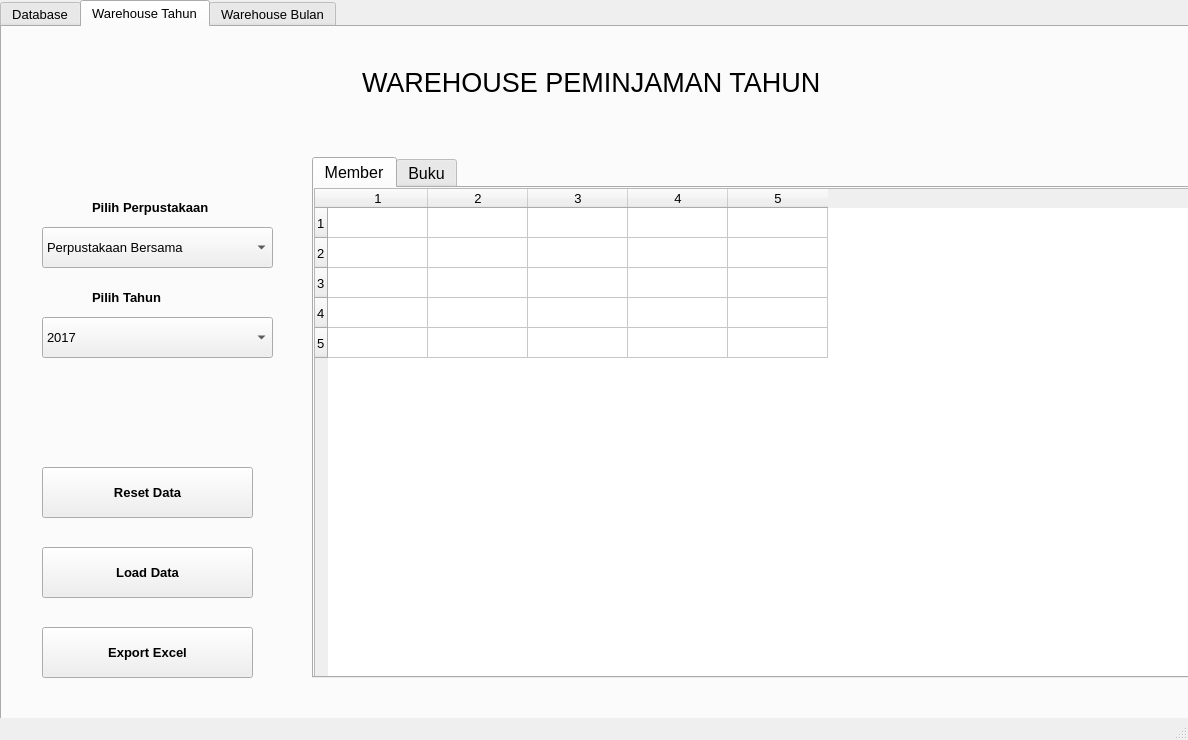
<?xml version="1.0" encoding="UTF-8"?>
<ui version="4.0">
 <class>MainWindow</class>
 <widget class="QMainWindow" name="MainWindow">
  <property name="geometry">
   <rect>
    <x>0</x>
    <y>0</y>
    <width>1188</width>
    <height>740</height>
   </rect>
  </property>
  <property name="windowTitle">
   <string>Data Warehouse | Kelompok 3</string>
  </property>
  <property name="windowIcon">
   <iconset resource="../qrt/book.qrc">
    <normaloff>:/iconbook/book2.png</normaloff>:/iconbook/book2.png</iconset>
  </property>
  <widget class="QWidget" name="centralwidget">
   <widget class="QTabWidget" name="tabWidget">
    <property name="geometry">
     <rect>
      <x>0</x>
      <y>0</y>
      <width>1281</width>
      <height>881</height>
     </rect>
    </property>
    <property name="font">
     <font>
      <pointsize>10</pointsize>
     </font>
    </property>
    <property name="styleSheet">
     <string notr="true"/>
    </property>
    <property name="currentIndex">
     <number>1</number>
    </property>
    <widget class="QWidget" name="tab">
     <attribute name="icon">
      <iconset>
       <normalon>:/setting/download (1).png</normalon>
      </iconset>
     </attribute>
     <attribute name="title">
      <string>Database</string>
     </attribute>
     <widget class="QTableWidget" name="tableWidget">
      <property name="geometry">
       <rect>
        <x>20</x>
        <y>240</y>
        <width>1231</width>
        <height>271</height>
       </rect>
      </property>
      <property name="font">
       <font>
        <pointsize>12</pointsize>
       </font>
      </property>
      <property name="frameShape">
       <enum>QFrame::StyledPanel</enum>
      </property>
      <property name="frameShadow">
       <enum>QFrame::Plain</enum>
      </property>
      <property name="rowCount">
       <number>5</number>
      </property>
      <property name="columnCount">
       <number>5</number>
      </property>
      <row/>
      <row/>
      <row/>
      <row/>
      <row/>
      <column/>
      <column/>
      <column/>
      <column/>
      <column/>
     </widget>
     <widget class="QPushButton" name="buttonExtract">
      <property name="geometry">
       <rect>
        <x>20</x>
        <y>600</y>
        <width>191</width>
        <height>51</height>
       </rect>
      </property>
      <property name="font">
       <font>
        <pointsize>12</pointsize>
       </font>
      </property>
      <property name="text">
       <string>Extract Data</string>
      </property>
      <property name="icon">
       <iconset>
        <normalon>:/iconextract/add-to-database.png</normalon>
       </iconset>
      </property>
      <property name="iconSize">
       <size>
        <width>30</width>
        <height>30</height>
       </size>
      </property>
      <property name="checkable">
       <bool>true</bool>
      </property>
     </widget>
     <widget class="QPushButton" name="buttonResetWH">
      <property name="geometry">
       <rect>
        <x>1030</x>
        <y>760</y>
        <width>221</width>
        <height>51</height>
       </rect>
      </property>
      <property name="font">
       <font>
        <pointsize>12</pointsize>
       </font>
      </property>
      <property name="autoFillBackground">
       <bool>false</bool>
      </property>
      <property name="text">
       <string>Reset Warehouse</string>
      </property>
      <property name="icon">
       <iconset>
        <normalon>:/min/min-sql.png</normalon>
       </iconset>
      </property>
      <property name="iconSize">
       <size>
        <width>30</width>
        <height>30</height>
       </size>
      </property>
      <property name="autoDefault">
       <bool>false</bool>
      </property>
     </widget>
     <widget class="QLabel" name="label_2">
      <property name="geometry">
       <rect>
        <x>20</x>
        <y>190</y>
        <width>51</width>
        <height>31</height>
       </rect>
      </property>
      <property name="font">
       <font>
        <weight>75</weight>
        <italic>true</italic>
        <bold>true</bold>
       </font>
      </property>
      <property name="text">
       <string>FROM</string>
      </property>
     </widget>
     <widget class="QComboBox" name="comboBox">
      <property name="geometry">
       <rect>
        <x>90</x>
        <y>180</y>
        <width>191</width>
        <height>41</height>
       </rect>
      </property>
      <property name="font">
       <font>
        <pointsize>11</pointsize>
       </font>
      </property>
      <property name="tabletTracking">
       <bool>false</bool>
      </property>
      <property name="autoFillBackground">
       <bool>false</bool>
      </property>
      <item>
       <property name="text">
        <string> Perpustakaan</string>
       </property>
      </item>
     </widget>
     <widget class="QLabel" name="label_3">
      <property name="geometry">
       <rect>
        <x>310</x>
        <y>190</y>
        <width>31</width>
        <height>31</height>
       </rect>
      </property>
      <property name="font">
       <font>
        <weight>75</weight>
        <italic>true</italic>
        <bold>true</bold>
       </font>
      </property>
      <property name="text">
       <string>TO</string>
      </property>
     </widget>
     <widget class="QComboBox" name="comboBox_2">
      <property name="geometry">
       <rect>
        <x>350</x>
        <y>180</y>
        <width>201</width>
        <height>41</height>
       </rect>
      </property>
      <property name="font">
       <font>
        <pointsize>11</pointsize>
       </font>
      </property>
      <item>
       <property name="text">
        <string> Warehouse</string>
       </property>
      </item>
     </widget>
     <widget class="QLabel" name="label_4">
      <property name="geometry">
       <rect>
        <x>470</x>
        <y>70</y>
        <width>471</width>
        <height>51</height>
       </rect>
      </property>
      <property name="font">
       <font>
        <family>MS Shell Dlg 2</family>
        <pointsize>20</pointsize>
       </font>
      </property>
      <property name="text">
       <string>WAREHOUSE PERPUSTAKAAN</string>
      </property>
     </widget>
     <widget class="QPushButton" name="buttonRefresh">
      <property name="geometry">
       <rect>
        <x>250</x>
        <y>600</y>
        <width>191</width>
        <height>51</height>
       </rect>
      </property>
      <property name="font">
       <font>
        <pointsize>12</pointsize>
       </font>
      </property>
      <property name="text">
       <string> Refresh</string>
      </property>
      <property name="icon">
       <iconset>
        <normalon>:/refresh/refresh.png</normalon>
       </iconset>
      </property>
      <property name="iconSize">
       <size>
        <width>30</width>
        <height>30</height>
       </size>
      </property>
     </widget>
     <widget class="QLabel" name="label_5">
      <property name="geometry">
       <rect>
        <x>410</x>
        <y>60</y>
        <width>51</width>
        <height>71</height>
       </rect>
      </property>
      <property name="text">
       <string/>
      </property>
      <property name="pixmap">
       <pixmap resource="../qrt/book.qrc">:/iconbook/book2.png</pixmap>
      </property>
      <property name="scaledContents">
       <bool>true</bool>
      </property>
     </widget>
    </widget>
    <widget class="QWidget" name="tab_2">
     <attribute name="icon">
      <iconset>
       <normalon>:/show/images (2).png</normalon>
      </iconset>
     </attribute>
     <attribute name="title">
      <string>Warehouse Tahun</string>
     </attribute>
     <widget class="QComboBox" name="comboPerpus">
      <property name="geometry">
       <rect>
        <x>40</x>
        <y>200</y>
        <width>231</width>
        <height>41</height>
       </rect>
      </property>
      <property name="font">
       <font>
        <pointsize>10</pointsize>
       </font>
      </property>
      <property name="currentText">
       <string>Perpustakaan Bersama</string>
      </property>
      <item>
       <property name="text">
        <string>Perpustakaan Bersama</string>
       </property>
      </item>
      <item>
       <property name="text">
        <string>Perpustakaan Jurusan</string>
       </property>
      </item>
     </widget>
     <widget class="QComboBox" name="comboTahun">
      <property name="geometry">
       <rect>
        <x>40</x>
        <y>290</y>
        <width>231</width>
        <height>41</height>
       </rect>
      </property>
      <property name="font">
       <font>
        <pointsize>10</pointsize>
       </font>
      </property>
      <property name="currentText">
       <string>2017</string>
      </property>
      <item>
       <property name="text">
        <string>2017</string>
       </property>
      </item>
      <item>
       <property name="text">
        <string>2018</string>
       </property>
      </item>
      <item>
       <property name="text">
        <string>2019</string>
       </property>
      </item>
     </widget>
     <widget class="QPushButton" name="buttonLoad">
      <property name="geometry">
       <rect>
        <x>40</x>
        <y>520</y>
        <width>211</width>
        <height>51</height>
       </rect>
      </property>
      <property name="font">
       <font>
        <weight>75</weight>
        <bold>true</bold>
       </font>
      </property>
      <property name="text">
       <string>Load Data</string>
      </property>
      <property name="icon">
       <iconset>
        <normalon>:/sql-query/sql_query.png</normalon>
       </iconset>
      </property>
      <property name="iconSize">
       <size>
        <width>30</width>
        <height>30</height>
       </size>
      </property>
     </widget>
     <widget class="QPushButton" name="buttonReset">
      <property name="geometry">
       <rect>
        <x>40</x>
        <y>440</y>
        <width>211</width>
        <height>51</height>
       </rect>
      </property>
      <property name="font">
       <font>
        <weight>75</weight>
        <bold>true</bold>
       </font>
      </property>
      <property name="text">
       <string>Reset Data</string>
      </property>
      <property name="icon">
       <iconset>
        <normalon>:/min/min-sql.png</normalon>
       </iconset>
      </property>
      <property name="iconSize">
       <size>
        <width>30</width>
        <height>30</height>
       </size>
      </property>
     </widget>
     <widget class="QLabel" name="label">
      <property name="geometry">
       <rect>
        <x>360</x>
        <y>30</y>
        <width>541</width>
        <height>51</height>
       </rect>
      </property>
      <property name="font">
       <font>
        <family>MS Shell Dlg 2</family>
        <pointsize>20</pointsize>
       </font>
      </property>
      <property name="text">
       <string>WAREHOUSE PEMINJAMAN TAHUN</string>
      </property>
     </widget>
     <widget class="QLabel" name="label_6">
      <property name="geometry">
       <rect>
        <x>90</x>
        <y>170</y>
        <width>171</width>
        <height>21</height>
       </rect>
      </property>
      <property name="font">
       <font>
        <weight>75</weight>
        <italic>false</italic>
        <bold>true</bold>
       </font>
      </property>
      <property name="text">
       <string>Pilih Perpustakaan</string>
      </property>
     </widget>
     <widget class="QLabel" name="label_7">
      <property name="geometry">
       <rect>
        <x>90</x>
        <y>260</y>
        <width>111</width>
        <height>21</height>
       </rect>
      </property>
      <property name="font">
       <font>
        <weight>75</weight>
        <italic>false</italic>
        <bold>true</bold>
       </font>
      </property>
      <property name="text">
       <string>Pilih Tahun</string>
      </property>
     </widget>
     <widget class="QLabel" name="label_15">
      <property name="geometry">
       <rect>
        <x>50</x>
        <y>170</y>
        <width>21</width>
        <height>21</height>
       </rect>
      </property>
      <property name="text">
       <string/>
      </property>
      <property name="pixmap">
       <pixmap resource="../qrt/book.qrc">:/date/date.png</pixmap>
      </property>
      <property name="scaledContents">
       <bool>true</bool>
      </property>
     </widget>
     <widget class="QLabel" name="label_16">
      <property name="geometry">
       <rect>
        <x>50</x>
        <y>260</y>
        <width>21</width>
        <height>21</height>
       </rect>
      </property>
      <property name="text">
       <string/>
      </property>
      <property name="pixmap">
       <pixmap resource="../qrt/book.qrc">:/date/date.png</pixmap>
      </property>
      <property name="scaledContents">
       <bool>true</bool>
      </property>
     </widget>
     <widget class="QTabWidget" name="tabWidget_4">
      <property name="geometry">
       <rect>
        <x>310</x>
        <y>130</y>
        <width>941</width>
        <height>521</height>
       </rect>
      </property>
      <property name="font">
       <font>
        <pointsize>12</pointsize>
       </font>
      </property>
      <property name="autoFillBackground">
       <bool>false</bool>
      </property>
      <property name="currentIndex">
       <number>0</number>
      </property>
      <widget class="QWidget" name="tab_7">
       <attribute name="icon">
        <iconset>
         <normalon>:/person/grab-vector-graphic-person-icon--imagebasket-13.png</normalon>
        </iconset>
       </attribute>
       <attribute name="title">
        <string>Member</string>
       </attribute>
       <widget class="QTableWidget" name="tableWidget_6">
        <property name="geometry">
         <rect>
          <x>0</x>
          <y>0</y>
          <width>941</width>
          <height>491</height>
         </rect>
        </property>
        <property name="font">
         <font>
          <pointsize>10</pointsize>
         </font>
        </property>
        <property name="rowCount">
         <number>5</number>
        </property>
        <property name="columnCount">
         <number>5</number>
        </property>
        <row/>
        <row/>
        <row/>
        <row/>
        <row/>
        <column/>
        <column/>
        <column/>
        <column/>
        <column/>
        <item row="0" column="0">
         <property name="text">
          <string/>
         </property>
        </item>
       </widget>
      </widget>
      <widget class="QWidget" name="tab_8">
       <attribute name="icon">
        <iconset>
         <normalon>:/book2/book3.png</normalon>
        </iconset>
       </attribute>
       <attribute name="title">
        <string>Buku</string>
       </attribute>
       <widget class="QTableWidget" name="tableWidget_7">
        <property name="geometry">
         <rect>
          <x>0</x>
          <y>0</y>
          <width>941</width>
          <height>661</height>
         </rect>
        </property>
        <property name="font">
         <font>
          <pointsize>10</pointsize>
         </font>
        </property>
        <property name="rowCount">
         <number>5</number>
        </property>
        <property name="columnCount">
         <number>5</number>
        </property>
        <row/>
        <row/>
        <row/>
        <row/>
        <row/>
        <column/>
        <column/>
        <column/>
        <column/>
        <column/>
        <item row="0" column="0">
         <property name="text">
          <string>test</string>
         </property>
        </item>
       </widget>
      </widget>
     </widget>
     <widget class="QPushButton" name="buttonExcel_1">
      <property name="geometry">
       <rect>
        <x>40</x>
        <y>600</y>
        <width>211</width>
        <height>51</height>
       </rect>
      </property>
      <property name="font">
       <font>
        <weight>75</weight>
        <bold>true</bold>
       </font>
      </property>
      <property name="text">
       <string>Export Excel</string>
      </property>
      <property name="icon">
       <iconset>
        <normalon>:/excel/icon-excel</normalon>
       </iconset>
      </property>
      <property name="iconSize">
       <size>
        <width>30</width>
        <height>30</height>
       </size>
      </property>
     </widget>
    </widget>
    <widget class="QWidget" name="tabBulan">
     <attribute name="icon">
      <iconset>
       <normalon>:/show/images (2).png</normalon>
      </iconset>
     </attribute>
     <attribute name="title">
      <string>Warehouse Bulan</string>
     </attribute>
     <widget class="QPushButton" name="buttonReset_2">
      <property name="geometry">
       <rect>
        <x>40</x>
        <y>460</y>
        <width>211</width>
        <height>51</height>
       </rect>
      </property>
      <property name="font">
       <font>
        <weight>75</weight>
        <bold>true</bold>
       </font>
      </property>
      <property name="text">
       <string>Reset Data</string>
      </property>
      <property name="icon">
       <iconset>
        <normalon>:/min/min-sql.png</normalon>
       </iconset>
      </property>
      <property name="iconSize">
       <size>
        <width>30</width>
        <height>30</height>
       </size>
      </property>
     </widget>
     <widget class="QComboBox" name="comboBulan">
      <property name="geometry">
       <rect>
        <x>40</x>
        <y>380</y>
        <width>231</width>
        <height>41</height>
       </rect>
      </property>
      <property name="font">
       <font>
        <pointsize>10</pointsize>
       </font>
      </property>
      <property name="currentText">
       <string>Januari</string>
      </property>
      <item>
       <property name="text">
        <string>Januari</string>
       </property>
      </item>
      <item>
       <property name="text">
        <string>Februari</string>
       </property>
      </item>
      <item>
       <property name="text">
        <string>Maret</string>
       </property>
      </item>
      <item>
       <property name="text">
        <string>April</string>
       </property>
      </item>
      <item>
       <property name="text">
        <string>Mei</string>
       </property>
      </item>
      <item>
       <property name="text">
        <string>Juni</string>
       </property>
      </item>
      <item>
       <property name="text">
        <string>Juli</string>
       </property>
      </item>
      <item>
       <property name="text">
        <string>Agustus</string>
       </property>
      </item>
      <item>
       <property name="text">
        <string>September</string>
       </property>
      </item>
      <item>
       <property name="text">
        <string>Oktober</string>
       </property>
      </item>
      <item>
       <property name="text">
        <string>November</string>
       </property>
      </item>
      <item>
       <property name="text">
        <string>Desember</string>
       </property>
      </item>
     </widget>
     <widget class="QComboBox" name="comboPerpus_2">
      <property name="geometry">
       <rect>
        <x>40</x>
        <y>200</y>
        <width>231</width>
        <height>41</height>
       </rect>
      </property>
      <property name="font">
       <font>
        <pointsize>10</pointsize>
       </font>
      </property>
      <property name="currentText">
       <string>Perpustakaan Bersama</string>
      </property>
      <item>
       <property name="text">
        <string>Perpustakaan Bersama</string>
       </property>
      </item>
      <item>
       <property name="text">
        <string>Perpustakaan Jurusan</string>
       </property>
      </item>
     </widget>
     <widget class="QComboBox" name="comboTahun_2">
      <property name="geometry">
       <rect>
        <x>40</x>
        <y>290</y>
        <width>231</width>
        <height>41</height>
       </rect>
      </property>
      <property name="font">
       <font>
        <pointsize>10</pointsize>
       </font>
      </property>
      <property name="currentText">
       <string>2017</string>
      </property>
      <item>
       <property name="text">
        <string>2017</string>
       </property>
      </item>
      <item>
       <property name="text">
        <string>2018</string>
       </property>
      </item>
      <item>
       <property name="text">
        <string>2019</string>
       </property>
      </item>
     </widget>
     <widget class="QTabWidget" name="tabWidget_3">
      <property name="geometry">
       <rect>
        <x>310</x>
        <y>130</y>
        <width>861</width>
        <height>541</height>
       </rect>
      </property>
      <property name="font">
       <font>
        <pointsize>12</pointsize>
       </font>
      </property>
      <property name="autoFillBackground">
       <bool>false</bool>
      </property>
      <property name="currentIndex">
       <number>0</number>
      </property>
      <widget class="QWidget" name="tab_5">
       <attribute name="icon">
        <iconset>
         <normalon>:/person/grab-vector-graphic-person-icon--imagebasket-13.png</normalon>
        </iconset>
       </attribute>
       <attribute name="title">
        <string>Member</string>
       </attribute>
       <widget class="QTableWidget" name="tableWidget_4">
        <property name="geometry">
         <rect>
          <x>0</x>
          <y>0</y>
          <width>851</width>
          <height>511</height>
         </rect>
        </property>
        <property name="font">
         <font>
          <pointsize>10</pointsize>
         </font>
        </property>
        <property name="rowCount">
         <number>5</number>
        </property>
        <property name="columnCount">
         <number>5</number>
        </property>
        <row/>
        <row/>
        <row/>
        <row/>
        <row/>
        <column/>
        <column/>
        <column/>
        <column/>
        <column/>
        <item row="0" column="0">
         <property name="text">
          <string/>
         </property>
        </item>
       </widget>
      </widget>
      <widget class="QWidget" name="tab_6">
       <attribute name="icon">
        <iconset>
         <normalon>:/book2/book3.png</normalon>
        </iconset>
       </attribute>
       <attribute name="title">
        <string>Buku</string>
       </attribute>
       <widget class="QTableWidget" name="tableWidget_5">
        <property name="geometry">
         <rect>
          <x>0</x>
          <y>0</y>
          <width>1121</width>
          <height>591</height>
         </rect>
        </property>
        <property name="font">
         <font>
          <pointsize>10</pointsize>
         </font>
        </property>
        <property name="rowCount">
         <number>5</number>
        </property>
        <property name="columnCount">
         <number>5</number>
        </property>
        <row/>
        <row/>
        <row/>
        <row/>
        <row/>
        <column/>
        <column/>
        <column/>
        <column/>
        <column/>
        <item row="0" column="0">
         <property name="text">
          <string>test</string>
         </property>
        </item>
       </widget>
      </widget>
     </widget>
     <widget class="QPushButton" name="buttonLoad_2">
      <property name="geometry">
       <rect>
        <x>40</x>
        <y>540</y>
        <width>211</width>
        <height>51</height>
       </rect>
      </property>
      <property name="font">
       <font>
        <weight>75</weight>
        <bold>true</bold>
       </font>
      </property>
      <property name="text">
       <string>Load Data</string>
      </property>
      <property name="icon">
       <iconset>
        <normalon>:/sql-query/sql_query.png</normalon>
       </iconset>
      </property>
      <property name="iconSize">
       <size>
        <width>30</width>
        <height>30</height>
       </size>
      </property>
     </widget>
     <widget class="QLabel" name="label_8">
      <property name="geometry">
       <rect>
        <x>90</x>
        <y>170</y>
        <width>171</width>
        <height>21</height>
       </rect>
      </property>
      <property name="font">
       <font>
        <weight>75</weight>
        <italic>false</italic>
        <bold>true</bold>
       </font>
      </property>
      <property name="text">
       <string>Pilih Perpustakaan</string>
      </property>
     </widget>
     <widget class="QLabel" name="label_9">
      <property name="geometry">
       <rect>
        <x>90</x>
        <y>260</y>
        <width>171</width>
        <height>21</height>
       </rect>
      </property>
      <property name="font">
       <font>
        <weight>75</weight>
        <italic>false</italic>
        <bold>true</bold>
       </font>
      </property>
      <property name="text">
       <string>Pilih Tahun</string>
      </property>
     </widget>
     <widget class="QLabel" name="label_10">
      <property name="geometry">
       <rect>
        <x>90</x>
        <y>350</y>
        <width>141</width>
        <height>21</height>
       </rect>
      </property>
      <property name="font">
       <font>
        <weight>75</weight>
        <italic>false</italic>
        <bold>true</bold>
       </font>
      </property>
      <property name="text">
       <string>Pilih Bulan</string>
      </property>
     </widget>
     <widget class="QLabel" name="label_11">
      <property name="geometry">
       <rect>
        <x>360</x>
        <y>30</y>
        <width>521</width>
        <height>51</height>
       </rect>
      </property>
      <property name="font">
       <font>
        <family>MS Shell Dlg 2</family>
        <pointsize>20</pointsize>
       </font>
      </property>
      <property name="text">
       <string>WAREHOUSE PEMINJAMAN BULAN</string>
      </property>
     </widget>
     <widget class="QLabel" name="label_12">
      <property name="geometry">
       <rect>
        <x>50</x>
        <y>170</y>
        <width>21</width>
        <height>21</height>
       </rect>
      </property>
      <property name="text">
       <string/>
      </property>
      <property name="pixmap">
       <pixmap resource="../qrt/book.qrc">:/date/date.png</pixmap>
      </property>
      <property name="scaledContents">
       <bool>true</bool>
      </property>
     </widget>
     <widget class="QLabel" name="label_13">
      <property name="geometry">
       <rect>
        <x>50</x>
        <y>260</y>
        <width>21</width>
        <height>21</height>
       </rect>
      </property>
      <property name="text">
       <string/>
      </property>
      <property name="pixmap">
       <pixmap resource="../qrt/book.qrc">:/date/date.png</pixmap>
      </property>
      <property name="scaledContents">
       <bool>true</bool>
      </property>
     </widget>
     <widget class="QLabel" name="label_14">
      <property name="geometry">
       <rect>
        <x>50</x>
        <y>350</y>
        <width>21</width>
        <height>21</height>
       </rect>
      </property>
      <property name="text">
       <string/>
      </property>
      <property name="pixmap">
       <pixmap resource="../qrt/book.qrc">:/date/date.png</pixmap>
      </property>
      <property name="scaledContents">
       <bool>true</bool>
      </property>
     </widget>
     <widget class="QPushButton" name="buttonExcel_2">
      <property name="geometry">
       <rect>
        <x>40</x>
        <y>620</y>
        <width>211</width>
        <height>51</height>
       </rect>
      </property>
      <property name="font">
       <font>
        <weight>75</weight>
        <bold>true</bold>
       </font>
      </property>
      <property name="text">
       <string>Export Excel</string>
      </property>
      <property name="icon">
       <iconset>
        <normalon>:/excel/icon-excel</normalon>
       </iconset>
      </property>
      <property name="iconSize">
       <size>
        <width>30</width>
        <height>30</height>
       </size>
      </property>
     </widget>
    </widget>
   </widget>
  </widget>
  <widget class="QMenuBar" name="menubar">
   <property name="geometry">
    <rect>
     <x>0</x>
     <y>0</y>
     <width>1188</width>
     <height>21</height>
    </rect>
   </property>
  </widget>
  <widget class="QStatusBar" name="statusbar"/>
 </widget>
 <resources>
  <include location="../qrt/book.qrc"/>
 </resources>
 <connections/>
</ui>
